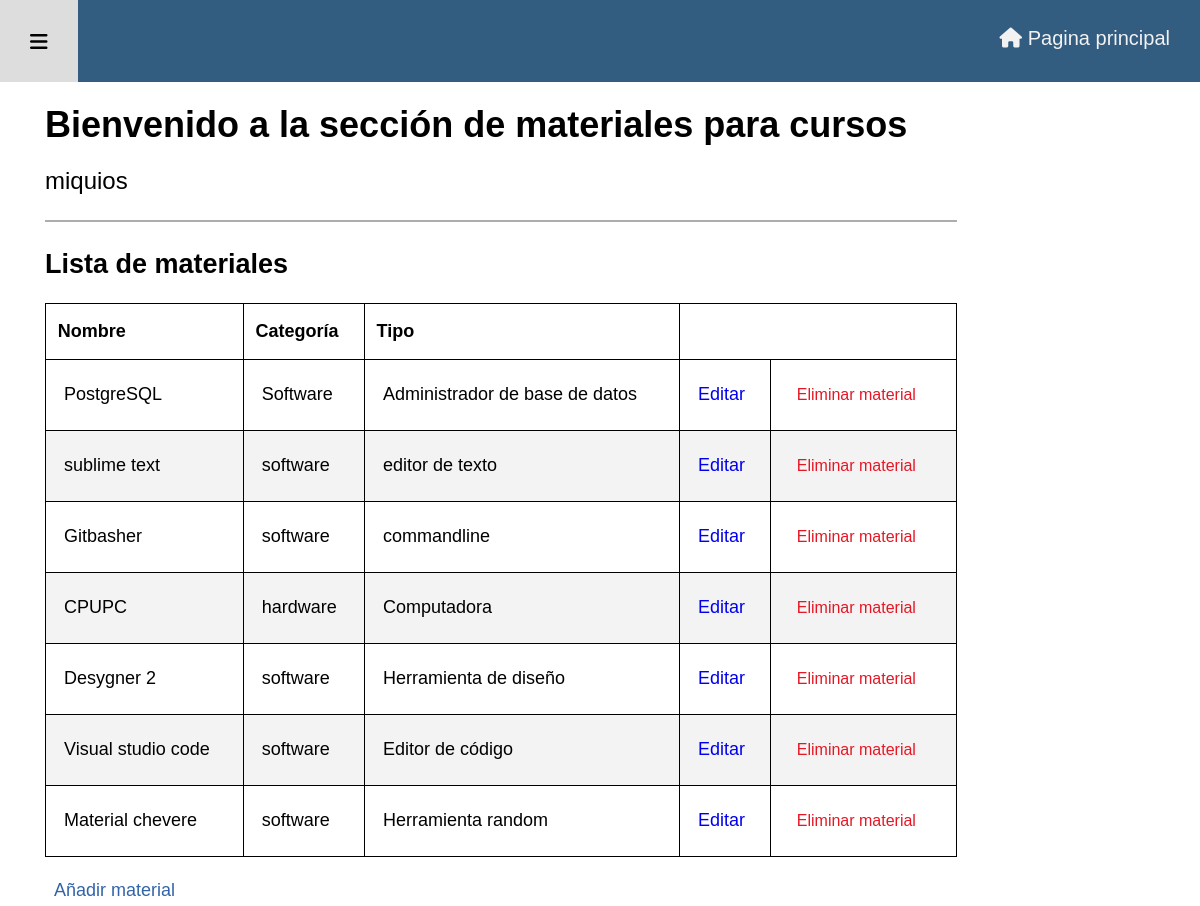
The app's page /admin/materiales.php (signed in) with its own data.
### tables this page shows
CREATE TABLE IF NOT EXISTS `material_curso` (
  `id_materiales` int(11) NOT NULL AUTO_INCREMENT,
  `nombre` varchar(255) NOT NULL,
  `categoría` varchar(255) NOT NULL,
  `tipo` varchar(255) NOT NULL,
  PRIMARY KEY (`id_materiales`)
);

### admin/admin_includes/ver_materiales.php (the view, shortened to what this page needs)
<table class="estilo-tabla">
<thead>
    <tr>
        <th>Nombre</th>
        <th>Categoría</th>
        <th>Tipo</th>
    </tr>
</thead>
<tbody>
<?php
echo "<h2>Lista de materiales</h2>";
$query = "SELECT id_materiales, nombre, categoría, tipo FROM material_curso ";
$stmt = mysqli_stmt_init($conexion);
$preparar = mysqli_stmt_prepare($stmt, $query);
if(!$preparar) {
    echo "Query fallido" . mysqli_error($conexion);
} else {
    mysqli_stmt_execute($stmt);
    $seleccionar_materiales = mysqli_stmt_get_result($stmt);
    while($fila = mysqli_fetch_assoc($seleccionar_materiales)) {
        $id_materiales = $fila['id_materiales'];
        $nombre = $fila['nombre'];
        $categoría = $fila['categoría'];
        $tipo = $fila['tipo'];
        echo "<tr>";
        echo "<td>$nombre</td>";
        echo "<td>$categoría</td>";
        echo "<td>$tipo</td>";
        echo "<td><a href='materiales.php?direccion=editar_material&id_m=$id_materiales'>Editar</td>";
        echo "<form action='' method='POST'>";
        echo "<td><input type='submit' name='borrar' class='boton-activo boton-borrar' onClick=\"javascript: return confirm('¿Está seguro de que quiere borrar? (esta acción no se puede deshacer)'); \" value='Eliminar material'></td>";
        echo "</form>";
        echo "</tr>";
    }
}
?>
</tbody>
</table>
<div>
    <a class="boton-activo" href="materiales.php?direccion=añadir_material">Añadir material</a>
</div>

### admin/adm_estilos/estilo-admin.css (style rules this page uses)
html { font-family: 'Josefin Sans', Arial; src: url(adm_fuentes/JosefinSans-VariableFont_wght.ttf); }
body { background-color: white; margin: 0; font-size: 1.125rem; font-weight: 400; line-height: 1.75em; }
table { table-layout: auto; width: 100%; margin: 1em 0; border-collapse: collapse; }
table, td, th { padding: .65em; border: black 1px solid ; }
table thead tr { text-align: left; }
table tbody tr:nth-of-type(even) { background-color: #f3f3f3; }
table a { text-decoration: none; }
.tabla-perfil th, td { padding: 1em; text-align: left; }
.boton-activo { text-decoration: none; color: #3264a8; padding: .5em; }
.boton-borrar { color: #e61725; border: none; background-color: transparent; font-size: 1rem; }

### records on screen
material_curso: nombre "PostgreSQL", categoría "Software", tipo "Administrador de base de datos"
material_curso: nombre "sublime text", categoría "software", tipo "editor de texto"
material_curso: nombre "Gitbasher", categoría "software", tipo "commandline"
material_curso: nombre "CPUPC", categoría "hardware", tipo "Computadora"
material_curso: nombre "Desygner 2", categoría "software", tipo "Herramienta de diseño"
material_curso: nombre "Visual studio code", categoría "software", tipo "Editor de código"
material_curso: nombre "Material chevere", categoría "software", tipo "Herramienta random"

### other values on screen
$_SESSION['usuario'] "miquios"
